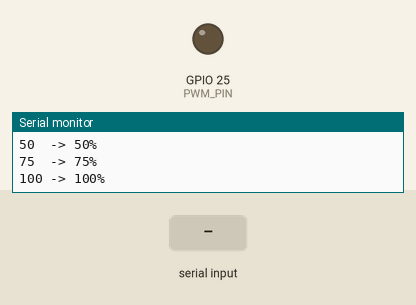
This sketch was run on a simulated ESP32. On the bench: output pins drawn as LEDs (lit = HIGH), the last lines printed to the serial monitor. The inputs (shaded band) are chosen by the test bench.

Above: at 1.2 s.
1.3 s: "90,45\n" received over Serial
At 2.4 s:
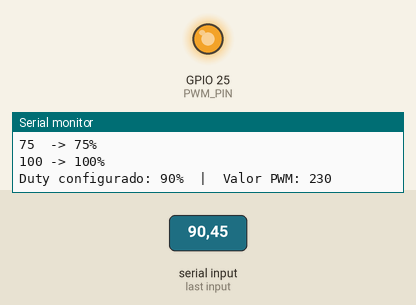
2.8 s: "30,150\n" received over Serial
At 3.5 s:
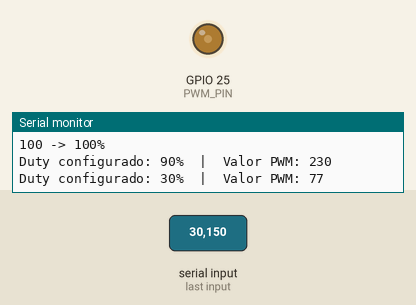
4.3 s: "5\n" received over Serial
At 4.7 s:
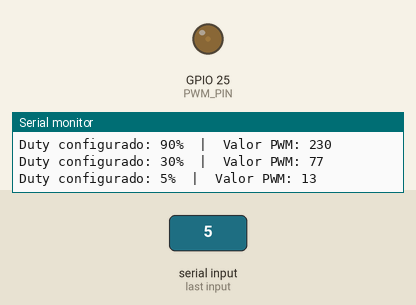
5.8 s: "90\n" received over Serial
At 7.0 s:
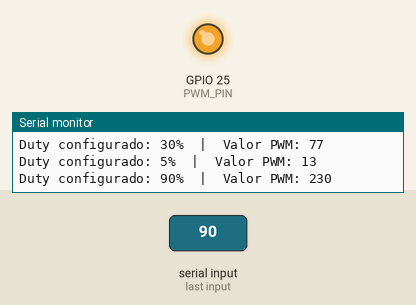
Timing chart, 0 to 8.3 s (numbered marks = the images above; inputs shaded):
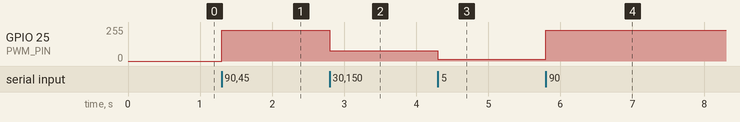

The sketch:

sketch_sep16b.ino
```cpp
#define PWM_PIN 25

const int PWM_FREQ = 500;       // 500 Hz
const int PWM_RESOLUTION = 8;   // 8 bits -> 0 a 255

void setup() {
  Serial.begin(115200);

  // Configura PWM no ESP32 (API atual)
  if (!ledcAttach(PWM_PIN, PWM_FREQ, PWM_RESOLUTION)) {
    Serial.println("ERRO ao configurar PWM.");
    while (true);
  }

  // Começa desligado
  ledcWrite(PWM_PIN, 0);

  Serial.println();
  Serial.println("=== TESTE PWM DO DRIVER ===");
  Serial.println("Digite um duty cycle:");
  Serial.println("0   -> 0%");
  Serial.println("25  -> 25%");
  Serial.println("50  -> 50%");
  Serial.println("75  -> 75%");
  Serial.println("100 -> 100%");
  Serial.println();
}

void loop() {

  if (Serial.available()) {

    int dutyPercent = Serial.parseInt();

    // Limpa caracteres restantes
    while (Serial.available()) {
      Serial.read();
    }

    if (dutyPercent >= 0 && dutyPercent <= 100) {

      int dutyValue = round((dutyPercent / 100.0) * 255.0);

      ledcWrite(PWM_PIN, dutyValue);

      Serial.print("Duty configurado: ");
      Serial.print(dutyPercent);
      Serial.print("%  |  Valor PWM: ");
      Serial.println(dutyValue);

    } else {
      Serial.println("Digite apenas valores entre 0 e 100.");
    }
  }
}
```

Measured:
- after the input at 1.3 s, GPIO 25 (PWM_PIN): 0/255 → 229/255 at once
- after the input at 2.8 s, GPIO 25 (PWM_PIN): 229/255 → 77/255 at once
- after the input at 4.3 s, GPIO 25 (PWM_PIN): 77/255 → 13/255 at once
- after the input at 5.8 s, GPIO 25 (PWM_PIN): 13/255 → 229/255 at once
